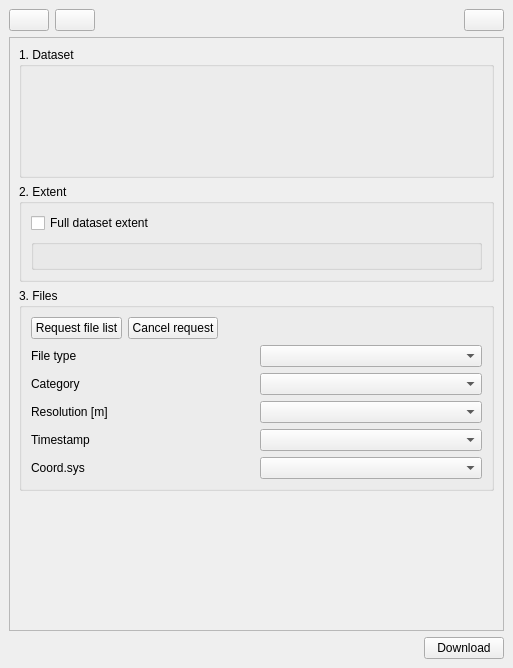
<?xml version="1.0" encoding="UTF-8"?>
<ui version="4.0">
 <class>sgdDockWidgetBase</class>
 <widget class="QDockWidget" name="sgdDockWidgetBase">
  <property name="geometry">
   <rect>
    <x>0</x>
    <y>0</y>
    <width>513</width>
    <height>668</height>
   </rect>
  </property>
  <property name="minimumSize">
   <size>
    <width>500</width>
    <height>182</height>
   </size>
  </property>
  <property name="allowedAreas">
   <set>Qt::LeftDockWidgetArea|Qt::RightDockWidgetArea</set>
  </property>
  <property name="windowTitle">
   <string>Swiss Geo Downloader</string>
  </property>
  <widget class="QWidget" name="dockWidgetContents">
   <layout class="QGridLayout" name="gridLayout">
    <item row="1" column="0">
     <layout class="QHBoxLayout" name="horizontalLayout_4">
      <item>
       <widget class="QPushButton" name="guiShowMapBtn">
        <property name="toolTip">
         <string>Show overview map</string>
        </property>
        <property name="text">
         <string/>
        </property>
        <property name="icon">
         <iconset>
          <normaloff>../resources/switzerland.png</normaloff>../resources/switzerland.png</iconset>
        </property>
        <property name="flat">
         <bool>false</bool>
        </property>
       </widget>
      </item>
      <item>
       <widget class="QPushButton" name="guiRefreshDatasetsBtn">
        <property name="toolTip">
         <string>Refresh dataset list</string>
        </property>
        <property name="text">
         <string/>
        </property>
        <property name="icon">
         <iconset>
          <normaloff>../resources/refresh.png</normaloff>../resources/refresh.png</iconset>
        </property>
       </widget>
      </item>
      <item>
       <spacer name="horizontalSpacer_4">
        <property name="orientation">
         <enum>Qt::Horizontal</enum>
        </property>
        <property name="sizeHint" stdset="0">
         <size>
          <width>40</width>
          <height>20</height>
         </size>
        </property>
       </spacer>
      </item>
      <item>
       <widget class="QPushButton" name="guiInfoBtn">
        <property name="toolTip">
         <string>Plugin info</string>
        </property>
        <property name="text">
         <string/>
        </property>
        <property name="icon">
         <iconset>
          <normaloff>../resources/die-info.png</normaloff>../resources/die-info.png</iconset>
        </property>
        <property name="flat">
         <bool>false</bool>
        </property>
       </widget>
      </item>
     </layout>
    </item>
    <item row="3" column="0">
     <layout class="QHBoxLayout" name="horizontalLayout">
      <item>
       <widget class="QLabel" name="guiFileListStatus">
        <property name="sizePolicy">
         <sizepolicy hsizetype="Expanding" vsizetype="Preferred">
          <horstretch>1</horstretch>
          <verstretch>0</verstretch>
         </sizepolicy>
        </property>
        <property name="maximumSize">
         <size>
          <width>16777215</width>
          <height>16777215</height>
         </size>
        </property>
        <property name="text">
         <string/>
        </property>
        <property name="wordWrap">
         <bool>true</bool>
        </property>
       </widget>
      </item>
      <item>
       <spacer name="horizontalSpacer">
        <property name="orientation">
         <enum>Qt::Horizontal</enum>
        </property>
        <property name="sizeHint" stdset="0">
         <size>
          <width>1</width>
          <height>20</height>
         </size>
        </property>
       </spacer>
      </item>
      <item>
       <widget class="QPushButton" name="guiDownloadBtn">
        <property name="toolTip">
         <string>Download list of files</string>
        </property>
        <property name="text">
         <string>Download</string>
        </property>
        <property name="icon">
         <iconset>
          <normaloff>../resources/icon.png</normaloff>../resources/icon.png</iconset>
        </property>
       </widget>
      </item>
     </layout>
    </item>
    <item row="2" column="0">
     <widget class="QScrollArea" name="scrollArea">
      <property name="sizePolicy">
       <sizepolicy hsizetype="Minimum" vsizetype="Expanding">
        <horstretch>0</horstretch>
        <verstretch>0</verstretch>
       </sizepolicy>
      </property>
      <property name="minimumSize">
       <size>
        <width>200</width>
        <height>0</height>
       </size>
      </property>
      <property name="horizontalScrollBarPolicy">
       <enum>Qt::ScrollBarAsNeeded</enum>
      </property>
      <property name="sizeAdjustPolicy">
       <enum>QAbstractScrollArea::AdjustToContentsOnFirstShow</enum>
      </property>
      <property name="widgetResizable">
       <bool>true</bool>
      </property>
      <property name="alignment">
       <set>Qt::AlignLeading|Qt::AlignLeft|Qt::AlignVCenter</set>
      </property>
      <widget class="QWidget" name="scrollAreaWidgetContents">
       <property name="geometry">
        <rect>
         <x>0</x>
         <y>0</y>
         <width>493</width>
         <height>562</height>
        </rect>
       </property>
       <layout class="QVBoxLayout" name="verticalLayout_5">
        <item>
         <layout class="QVBoxLayout" name="verticalLayout">
          <item>
           <widget class="QgsCollapsibleGroupBox" name="guiGroupDataset">
            <property name="sizePolicy">
             <sizepolicy hsizetype="Preferred" vsizetype="Expanding">
              <horstretch>0</horstretch>
              <verstretch>0</verstretch>
             </sizepolicy>
            </property>
            <property name="minimumSize">
             <size>
              <width>0</width>
              <height>0</height>
             </size>
            </property>
            <property name="title">
             <string>1. Dataset</string>
            </property>
            <layout class="QVBoxLayout" name="verticalLayout_2">
             <item>
              <layout class="QVBoxLayout" name="guiDatasets"/>
             </item>
            </layout>
           </widget>
          </item>
          <item>
           <widget class="QgsCollapsibleGroupBox" name="guiGroupExtent">
            <property name="title">
             <string>2. Extent</string>
            </property>
            <layout class="QVBoxLayout" name="verticalLayout_6">
             <item>
              <layout class="QHBoxLayout" name="horizontalLayout_2">
               <item>
                <widget class="QCheckBox" name="guiFullExtentChbox">
                 <property name="maximumSize">
                  <size>
                   <width>16777215</width>
                   <height>14</height>
                  </size>
                 </property>
                 <property name="text">
                  <string>Full dataset extent</string>
                 </property>
                </widget>
               </item>
               <item>
                <spacer name="horizontalSpacer_2">
                 <property name="orientation">
                  <enum>Qt::Horizontal</enum>
                 </property>
                 <property name="sizeHint" stdset="0">
                  <size>
                   <width>40</width>
                   <height>20</height>
                  </size>
                 </property>
                </spacer>
               </item>
              </layout>
             </item>
             <item>
              <widget class="QgsExtentGroupBox" name="guiExtentWidget">
               <property name="titleBase" stdset="0">
                <string/>
               </property>
              </widget>
             </item>
            </layout>
           </widget>
          </item>
          <item>
           <widget class="QgsCollapsibleGroupBox" name="guiGroupFiles">
            <property name="title">
             <string>3. Files</string>
            </property>
            <layout class="QVBoxLayout" name="verticalLayout_3">
             <item>
              <layout class="QHBoxLayout" name="horizontalLayout_3">
               <item>
                <widget class="QPushButton" name="guiRequestListBtn">
                 <property name="toolTip">
                  <string/>
                 </property>
                 <property name="text">
                  <string>Request file list</string>
                 </property>
                 <property name="icon">
                  <iconset>
                   <normaloff>../resources/sort-down.png</normaloff>../resources/sort-down.png</iconset>
                 </property>
                </widget>
               </item>
               <item>
                <widget class="QPushButton" name="guiRequestCancelBtn">
                 <property name="text">
                  <string>Cancel request</string>
                 </property>
                 <property name="icon">
                  <iconset>
                   <normaloff>../resources/cancel.png</normaloff>../resources/cancel.png</iconset>
                 </property>
                </widget>
               </item>
               <item>
                <spacer name="horizontalSpacer_3">
                 <property name="orientation">
                  <enum>Qt::Horizontal</enum>
                 </property>
                 <property name="sizeHint" stdset="0">
                  <size>
                   <width>40</width>
                   <height>20</height>
                  </size>
                 </property>
                </spacer>
               </item>
              </layout>
             </item>
             <item>
              <layout class="QGridLayout" name="gridLayout_3">
               <item row="0" column="1">
                <widget class="QComboBox" name="guiFileType">
                 <property name="toolTip">
                  <string>Filter file list by type</string>
                 </property>
                </widget>
               </item>
               <item row="2" column="1">
                <widget class="QComboBox" name="guiResolution">
                 <property name="toolTip">
                  <string>Select resolution (only raster based datasets)</string>
                 </property>
                </widget>
               </item>
               <item row="1" column="0">
                <widget class="QLabel" name="guiCategoryL">
                 <property name="text">
                  <string>Category</string>
                 </property>
                </widget>
               </item>
               <item row="2" column="0">
                <widget class="QLabel" name="guiResolutionL">
                 <property name="text">
                  <string>Resolution [m]</string>
                 </property>
                </widget>
               </item>
               <item row="1" column="1">
                <widget class="QComboBox" name="guiCategory">
                 <property name="toolTip">
                  <string>Select category</string>
                 </property>
                </widget>
               </item>
               <item row="3" column="0">
                <widget class="QLabel" name="guiTimestampL">
                 <property name="text">
                  <string>Timestamp</string>
                 </property>
                </widget>
               </item>
               <item row="3" column="1">
                <widget class="QComboBox" name="guiTimestamp">
                 <property name="toolTip">
                  <string>Select timestamp</string>
                 </property>
                </widget>
               </item>
               <item row="4" column="0">
                <widget class="QLabel" name="guiCoordsysL">
                 <property name="text">
                  <string>Coord.sys</string>
                 </property>
                </widget>
               </item>
               <item row="4" column="1">
                <widget class="QComboBox" name="guiCoordsys">
                 <property name="toolTip">
                  <string>Select coordinate reference system</string>
                 </property>
                </widget>
               </item>
               <item row="0" column="0">
                <widget class="QLabel" name="guiFileTypeL">
                 <property name="text">
                  <string>File type</string>
                 </property>
                </widget>
               </item>
              </layout>
             </item>
             <item>
              <layout class="QVBoxLayout" name="guiFileListLayout"/>
             </item>
            </layout>
           </widget>
          </item>
          <item>
           <spacer name="verticalSpacer">
            <property name="orientation">
             <enum>Qt::Vertical</enum>
            </property>
            <property name="sizeHint" stdset="0">
             <size>
              <width>20</width>
              <height>0</height>
             </size>
            </property>
           </spacer>
          </item>
         </layout>
        </item>
       </layout>
      </widget>
     </widget>
    </item>
   </layout>
  </widget>
 </widget>
 <customwidgets>
  <customwidget>
   <class>QgsCollapsibleGroupBox</class>
   <extends>QGroupBox</extends>
   <header>qgscollapsiblegroupbox.h</header>
   <container>1</container>
  </customwidget>
  <customwidget>
   <class>QgsExtentGroupBox</class>
   <extends>QgsCollapsibleGroupBox</extends>
   <header>qgsextentgroupbox.h</header>
   <container>1</container>
  </customwidget>
 </customwidgets>
 <tabstops>
  <tabstop>guiShowMapBtn</tabstop>
  <tabstop>guiRefreshDatasetsBtn</tabstop>
  <tabstop>guiInfoBtn</tabstop>
  <tabstop>scrollArea</tabstop>
  <tabstop>guiGroupDataset</tabstop>
  <tabstop>guiGroupExtent</tabstop>
  <tabstop>guiFullExtentChbox</tabstop>
  <tabstop>guiExtentWidget</tabstop>
  <tabstop>guiGroupFiles</tabstop>
  <tabstop>guiRequestListBtn</tabstop>
  <tabstop>guiRequestCancelBtn</tabstop>
  <tabstop>guiFileType</tabstop>
  <tabstop>guiCategory</tabstop>
  <tabstop>guiResolution</tabstop>
  <tabstop>guiTimestamp</tabstop>
  <tabstop>guiCoordsys</tabstop>
  <tabstop>guiDownloadBtn</tabstop>
 </tabstops>
 <resources/>
 <connections/>
</ui>
